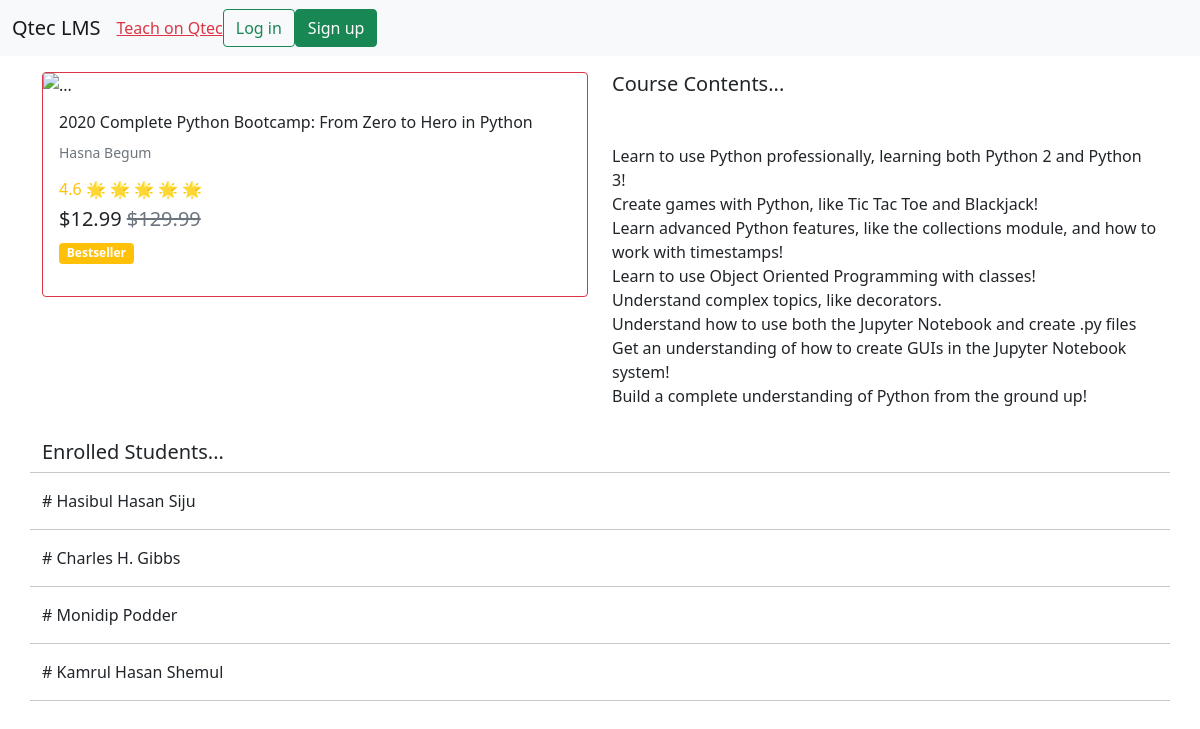
The page /course/1 on the database as committed earlier.
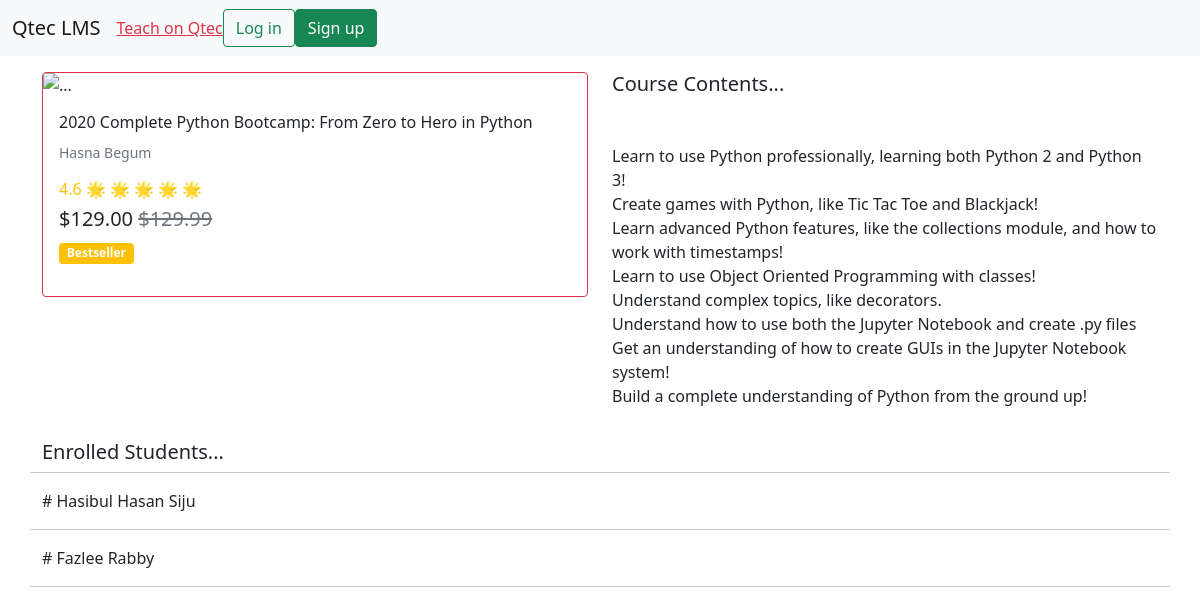
The same page on the database as committed later.
### core/models.py (models this page shows, shortened)
class Course(models.Model):
    title = models.CharField(max_length=200)
    cost = models.DecimalField(max_digits=5, decimal_places=2)
    contents = models.TextField(max_length=1000, blank=True)
    students = models.ManyToManyField(
        Student, blank=True, through='Enrollment')
    teacher = models.ForeignKey(Teacher, null=True, on_delete=models.CASCADE)

class Teacher(models.Model):
    user = models.OneToOneField(User, null=True, on_delete=models.CASCADE)
    name = models.CharField(max_length=200)
    def __str__(self):
        return self.name

class Student(models.Model):
    user = models.OneToOneField(User, null=True, on_delete=models.CASCADE)
    name = models.CharField(max_length=200)

### core/views.py (the view)
# urls.py: path('course/<str:pk>', views.course_detail),
def course_detail(request, pk):
    course = Course.objects.get(id=pk)
    students = course.students.all()
    print(request.user)
    try:
        if request.user.student:
            not_student = False
            hasib = Student.objects.get(pk=request.user.student.id)
            try:
                if hasib.course_set.get(id=pk):
                    enrolled = True
                else:
                    enrolled = False
            except Course.DoesNotExist:
                enrolled = False
    except AttributeError:
        enrolled = False
        not_student = True
    context = {'course': course, 'students': students,
               'not_student': not_student, 'enrolled': enrolled}
    return render(request, 'core/course_detail.html', context)

### core/templates/core/course_detail.html (shortened to what this page needs)
{% extends 'core/base.html' %} {% block content %}
<div class="row">
  <div class="col">
    <div class="card border-danger">
      <img
        src="https://img-b.udemycdn.com/course/240x135/567828_67d0.jpg?secure=QJrwzi_5KvxLoqUXNJdCKQ%3D%3D%2C1604217487"
        alt="..."
        width="300px"
      />
      <div class="card-body">
        <h6 class="card-title">{{course.title}}</h6>
        <p class="text-secondary"><small>{{course.teacher}}</small></p>
        <h6 class="text-warning">4.6 🌟 🌟 🌟 🌟 🌟</h6>
        <h5>
          ${{course.cost}}
          <span class="text-secondary"><del>$129.99</del></span>
        </h5>
        <span class="badge bg-warning mb-3">Bestseller</span><br />
      </div>
    </div>
  </div>
  <div class="col">
    <h5 class="mb-5">Course Contents...</h5>
    <p>{{course.contents|linebreaks}}</p>
  </div>
</div>
<div class="row mt-3">
  <h5>Enrolled Students...</h5>
  <hr />
  {% for student in students %}
  <p># {{student.name}}</p>
  <hr />
  {%endfor%}
</div>
{% endblock content %}

### core/templates/core/base.html (shortened to what this page needs)
<!DOCTYPE html>
<html lang="en">
  <head>
    <link
      rel="stylesheet"
      href="https://stackpath.bootstrapcdn.com/bootstrap/5.0.0-alpha2/css/bootstrap.min.css"
    />
  </head>
  <body>
    {% include 'core/navbar.html' %}
    <div class="container">{% block content %} {% endblock %}</div>
  </body>
</html>

### core/templates/core/navbar.html (shortened to what this page needs)
<nav class="navbar navbar-expand-lg navbar-light bg-light mb-3">
  <div class="container-fluid">
    <a class="navbar-brand" href="/">Qtec LMS</a>
    <div class="collapse navbar-collapse" id="navbarSupportedContent">
      <ul class="navbar-nav mr-auto mb-2 mb-lg-0">
        <li class="nav-item">
          {%if request.user.is_authenticated%} {%if request.user.teacher%}
          <a class="btn btn-sm btn-primary" href="/add-course">Add Course</a>
          {%endif%} {%else%}
          <a class="text-danger" href="/teacher">Teach on Qtec</a>
          {%endif%}
        </li>
      </ul>
      <form class="d-flex">
        {%if request.user.is_authenticated%} {% if request.user.is_staff%}
        <h6>Hello, Admin!</h6>
        <h6><a href="/admin" class="ml-2 text-success">Dashboard</a></h6>
        {%else%}
        <h6>
          Hello, {{request.user.student.name}}{{request.user.teacher.name}}!
        </h6>
        {%endif%}
        <h6><a href="/logout" class="ml-2 text-danger">Log out</a></h6>
        {%else%}
        <a href="/login" class="btn btn-outline-success mr-2" type="submit">
          Log in
        </a>
        <a href="/signup" class="btn btn-success" type="submit">Sign up</a>
        {%endif%}
      </form>
    </div>
  </div>
</nav>

Rows that differ between the two databases and show on the page:
removed Student: name "Monidip Podder"
removed Student: name "Kamrul Hasan Shemul"
changed Course "Hasna Begum": cost "12.99" → "129.00"
changed Student: name "Charles H. Gibbs" → "Fazlee Rabby"
